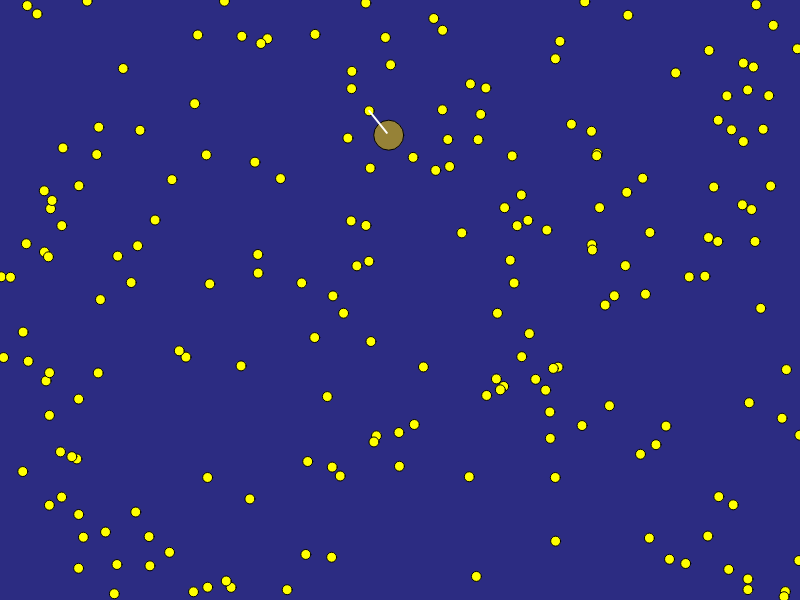
Frame 1 (no input)
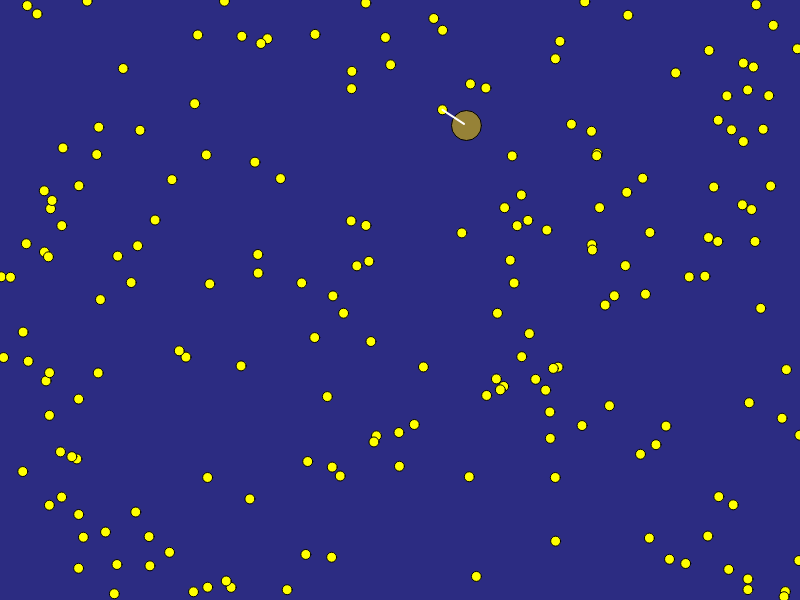
Frame 60 (no input)
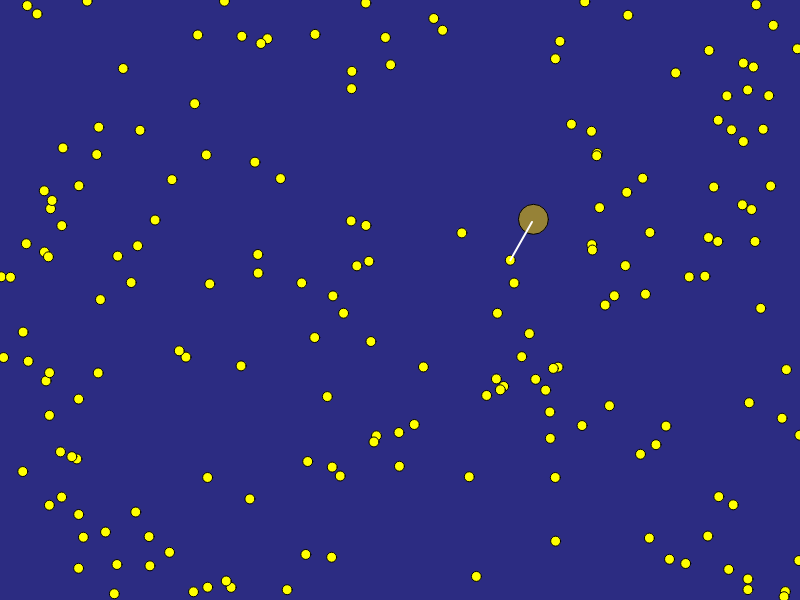
Frame 120 (the mouse pressed at the canvas centre since frame 60)

The p5.js sketch that drew these frames (run headless with seeded random() and noise() and a simulated clock; from frame 60 on, the mouse is pressed at the canvas centre):

// p5.js sketch
// ── sketch.js
let food = [];
let blobs = [];
let spawnedFood = 200;
let showDia = false;
let dia;
let genauigkeit = 1;
let count = 0;
let round = 0;
function setup(){
   createCanvas(displayWidth, displayHeight);
  let fs = fullscreen();
  fullscreen(fs);
  spawnFood();
  spawnBlob();
  dia = new Diagramm(0, 0, width, height);
  dia.addInfo(0);
}
function keyPressed(){
  showDia = !showDia;
}
function draw(){
  if(showDia){
    updateBlobs(0);
    testIfHaveFood();
    dia.show();
  } else {
    background(44, 44, 130);
    updateFood();
    updateBlobs(1);
    testIfHaveFood();
  }
}
function updateBlobs(z){
  if(z == 0){
    for(let i = blobs.length-1; i >= 0; i--){
      blobs[i].move();
    }
  } else {
    for(let i = blobs.length-1; i >= 0; i--){
      blobs[i].show();
      blobs[i].move();
    }
  }
}
function updateFood(){
  for(let i = food.length-1; i >= 0; i--){
    food[i].show();
  }
}
function spawnFood(){
  for (var i = 0; i < spawnedFood; i++) {
    let f = new Food(random(width), random(height));
    food.push(f);
  }
}
function spawnBlob(){
  let b = new Blob(random(width), random(height));
  blobs.push(b);
}
function testIfHaveFood(){
  let bool = true;
  for(let i = blobs.length-1; i >= 0; i--){
    if(blobs[i].canMove){
      bool = false;
    }
  }
  if(bool){
    for(let i = blobs.length-1; i >= 0; i--){
      if(blobs[i].foodCount == 0){
        //Tot
        blobs.splice(i, 1);
      } else if(blobs[i].foodCount == 1){
        //Leben
        blobs[i].foodCount = 0;
        blobs[i].canMove = true;
      } else if(blobs[i].foodCount > 1){
        //Bruder
        blobs[i].foodCount = 0;
        blobs[i].canMove = true;
        spawnBlob();
      }
    }
    spawnFood();
    round++;
    count++;
    print('Runde:', round, 'Blobs:', blobs.length);
    if(count >= genauigkeit){
      count = 0;
      dia.setAxe(0, round, 0, spawnedFood);
      dia.addInfo(blobs.length);
    }
  }
}

// ── Blob.js
class Blob {
  constructor(x, y) {
    this.loc = createVector(x, y);
    this.startLoc = createVector(x, y);
    this.foodCount = 0;
    this.canMove = true;
    this.radius = 30;
  }
  show(){
    fill(150, 130, 55);
    stroke(0);
    strokeWeight(1);
    ellipse(this.loc.x, this.loc.y, this.radius);
  }
  move(){
    if(this.canMove){
      if(food.length > 0){
        let winner = 0;
        for (var i = 0; i < food.length; i++) {
          let d = dist(food[i].loc.x, food[i].loc.y, this.loc.x, this.loc.y);
          let winnerD = dist(food[winner].loc.x, food[winner].loc.y, this.loc.x, this.loc.y);
          if(d <= winnerD){
            winner = i;
          }
        }
        let tar = food[winner].loc;
        let dir = p5.Vector.sub(tar, this.loc);
        dir.normalize();
        dir.mult(3);
        this.loc.add(dir);
        let d = dist(this.loc.x, this.loc.y, food[winner].loc.x, food[winner].loc.y);
        if(d <= this.radius/2+food[winner].radius/2){
          food.splice(winner, 1);
          this.foodCount++;
        }
        stroke(255);
        strokeWeight(2);
        line(this.loc.x, this.loc.y, tar.x, tar.y);
      } else {
        stroke(255);
        strokeWeight(2);
        line(this.loc.x, this.loc.y, this.startLoc.x, this.startLoc.y);
        let dir = p5.Vector.sub(this.startLoc, this.loc);
        dir.normalize();
        dir.mult(3);
        this.loc.add(dir);
        let d = dist(this.loc.x, this.loc.y, this.startLoc.x, this.startLoc.y);
        if(d <= 4){
          this.canMove = false;
        }
      }
    }
  }
}

// ── Diagramm.js
class Diagramm {
  constructor(x1, y1, x2, y2) {
    this.anzahl = [];
    this.a = createVector(x1, y1);
    this.b = createVector(x2, y2);
    this.xAxeMax = 0;
    this.yAxeMax = 0;
    this.xAxeMin = 0;
    this.yAxeMin = 0;
  }
  show(){
    fill(0);
    noStroke();
    rectMode(CORNERS);
    rect(this.a.x, this.a.y, this.b.x, this.b.y);
    noFill();
    stroke(255);
    strokeWeight(3);
    beginShape();
    for (var i = 0; i < this.anzahl.length; i++) {
      let x = map(i*genauigkeit, this.xAxeMin, this.xAxeMax, this.a.x, this.b.x);
      let y = map(this.anzahl[i], this.yAxeMin, this.yAxeMax, this.b.y, this.a.y);
      vertex(x, y);
    }
    endShape();
  }
  addInfo(info){
    this.anzahl.push(info);
  }
  setAxe(minX, maxX, minY, maxY){
    this.xAxeMax = maxX;
    this.yAxeMax = maxY;
    this.xAxeMin = minX;
    this.yAxeMin = minY;
  }
}

// ── Food.js
class Food {
  constructor(x, y) {
    this.loc = createVector(x, y);
    this.radius = 10;
  }
  show(){
    fill(255, 255, 0);
    stroke(0);
    strokeWeight(1);
    ellipse(this.loc.x, this.loc.y, this.radius);
  }
}
